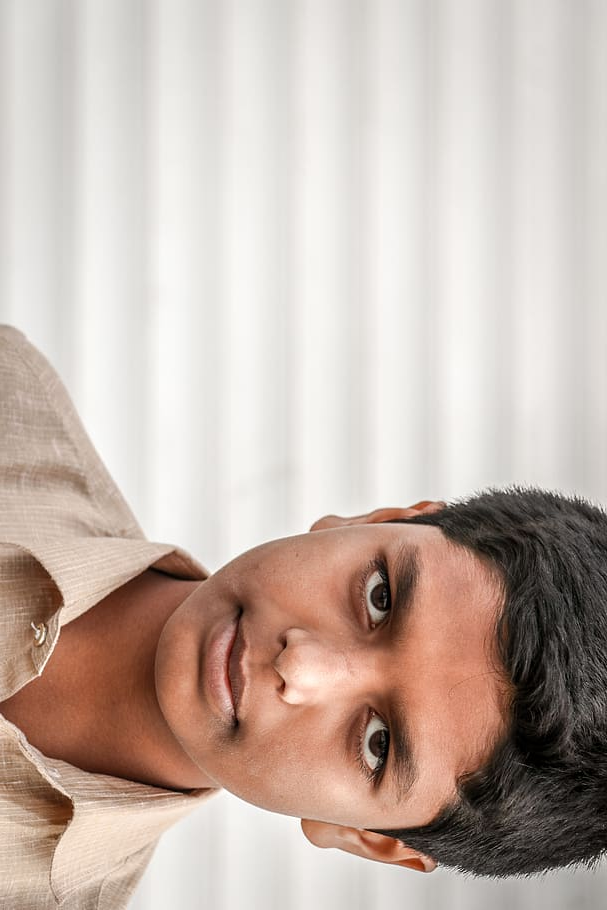
#> input picture aabb.jpg, 607 x 910 px
$ python -i detector.py   (imports and definitions only)
#> lines starting #> are read from the running program, lines starting #| are printed output that depends on the picture
#> further down, picture is the input picture: shape (910, 607, 3); mean B, G, R 172.5, 181.6, 197.7
import cv2
import numpy as np

def preprocess(img):
    gray = cv2.cvtColor(img, cv2.COLOR_BGR2GRAY)
    gray = cv2.resize(gray, (256, 256))
    return gray / 255.0

def extract(gray):
    h, w = gray.shape
    top, bottom = gray[:h//2, :], gray[h//2:, :]

    edges = cv2.Canny((gray*255).astype(np.uint8), 100, 200) / 255.0
    proj = np.sum(gray, axis=1)

    score = 0
    if np.mean(top) > np.mean(bottom): score += 1
    if np.sum(edges[:h//2, :]) > np.sum(edges[h//2:, :]): score += 1
    if np.sum(proj[:h//2]) > np.sum(proj[h//2:]): score += 1
    return score

def detect_rotation(img):
    rotations = {
        0: img,
        90: cv2.rotate(img, cv2.ROTATE_90_CLOCKWISE),
        180: cv2.rotate(img, cv2.ROTATE_180),
        270: cv2.rotate(img, cv2.ROTATE_90_COUNTERCLOCKWISE)
    }

    best_angle = 0
    lowest = 999

    for angle, im in rotations.items():
        score = extract(preprocess(im))
        if score < lowest:
            lowest = score
            best_angle = angle
#> this loop made 4 passes
#> (angle, score, lowest, best_angle) on passes 1, 3: (0, 2, 2, 0), (180, 1, 1, 180)
#> (angle, score) on passes 2, 4: (90, 2), (270, 1)
#> pass 1, in preprocess, `gray = cv2.cvtColor(img, cv2.COLOR_BGR2GRAY)`:
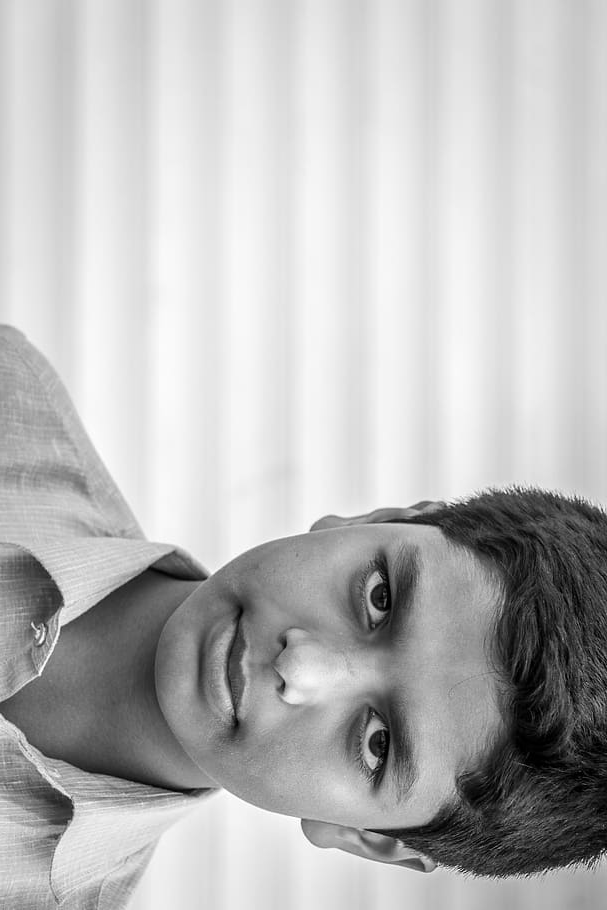
#> gray: shape (910, 607); min 0, max 255, mean 185.4
#> pass 1, in preprocess, `gray = cv2.resize(gray, (256, 256))`:
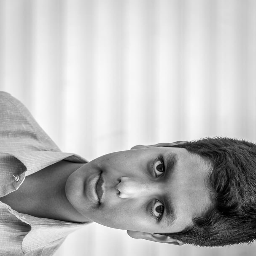
#> gray: shape (256, 256); min 0, max 254, mean 185.3
#> pass 1, in extract, `top, bottom = gray[:h//2, :], gray[h//2:, :]`:
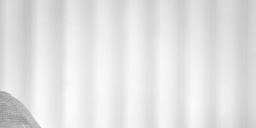
#> top: shape (128, 256) float64; min 0.588, max 0.988, mean 0.886
#> pass 1, in extract, `top, bottom = gray[:h//2, :], gray[h//2:, :]`:
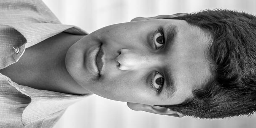
#> bottom: shape (128, 256) float64; min 0, max 0.996, mean 0.567
#> after the loop, best_angle = 180; lowest = 1

    corrected = rotations[best_angle]
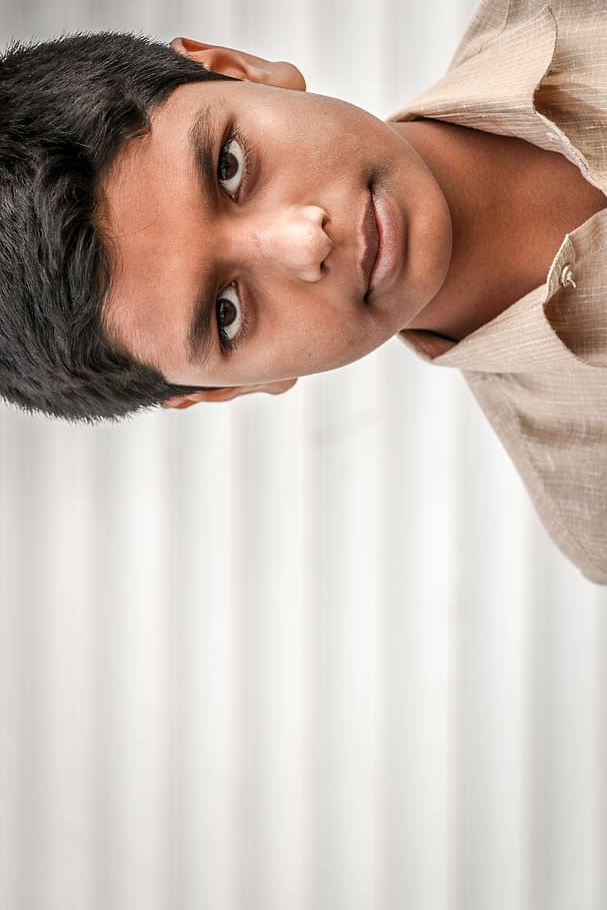
#> corrected: shape (910, 607, 3); mean of channels 0, 1, 2 172.5, 181.6, 197.7; drawn as B, G, R
    return best_angle, corrected

>>> import cv2
>>> picture = cv2.imread('aabb.jpg')
>>> result = detect_rotation(picture)
